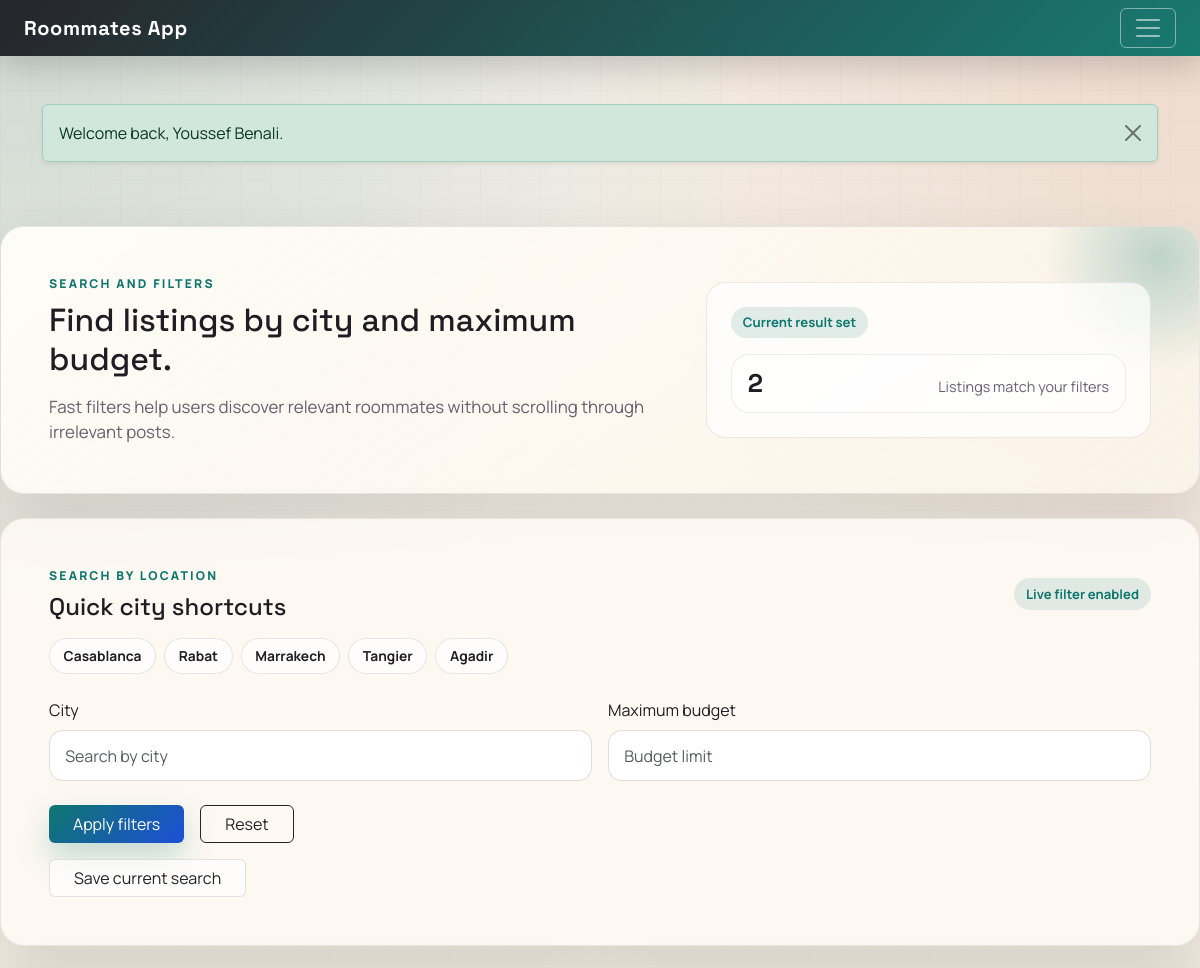
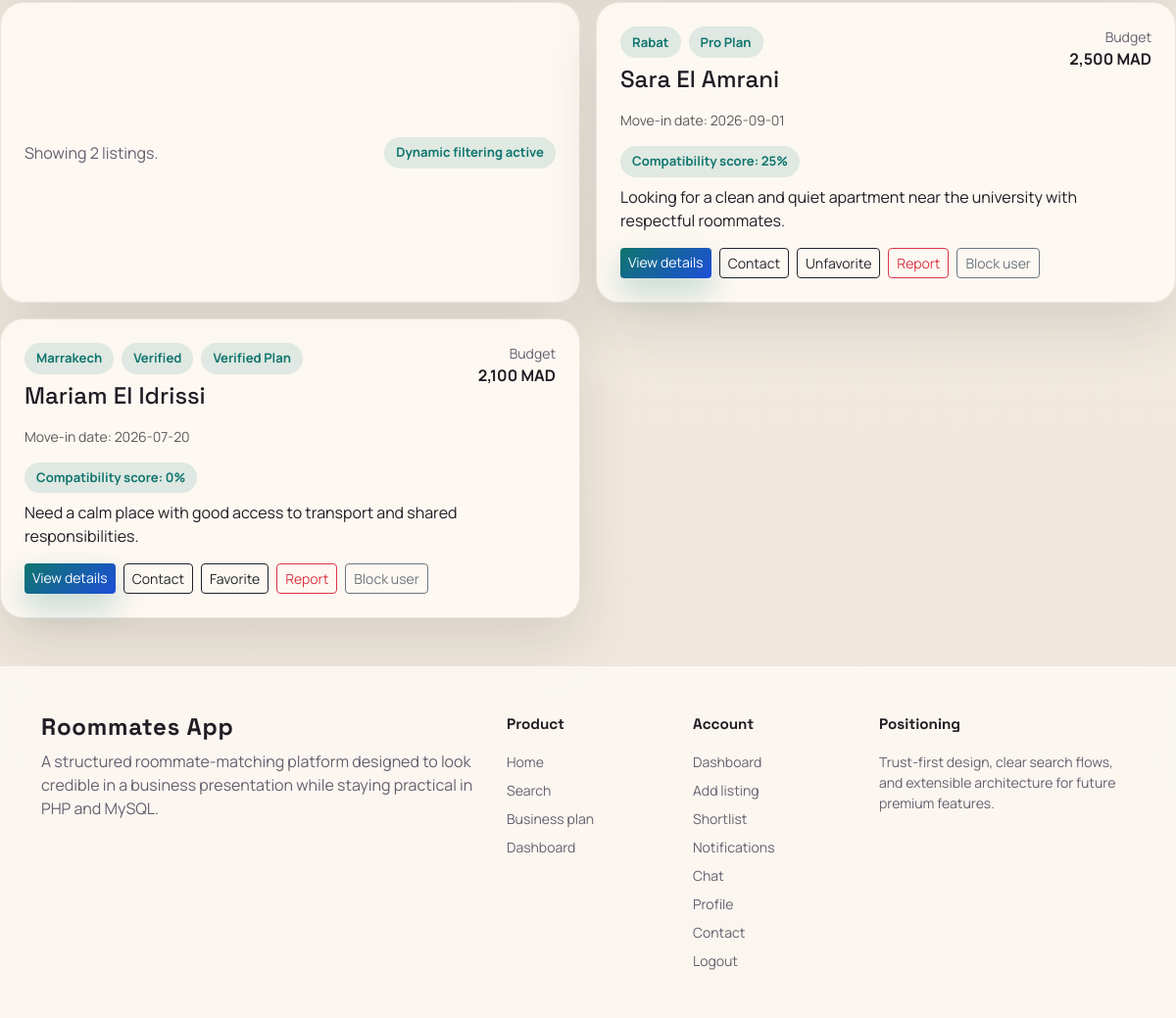
/search.php (signed in), run on the app's committed database (2 pictures, top to bottom).
### tables this page shows
CREATE TABLE IF NOT EXISTS listings (
    id INT AUTO_INCREMENT PRIMARY KEY,
    user_id INT NOT NULL,
    budget INT NOT NULL,
    move_in_date DATE NOT NULL,
    preferences TEXT NOT NULL,
    status ENUM('open', 'reserved', 'closed') NOT NULL DEFAULT 'open',
    expires_at DATETIME NULL,
    image_path VARCHAR(255) NULL,
    created_at TIMESTAMP DEFAULT CURRENT_TIMESTAMP,
    CONSTRAINT fk_listings_user FOREIGN KEY (user_id) REFERENCES users(id) ON DELETE CASCADE
);

CREATE TABLE IF NOT EXISTS users (
    id INT AUTO_INCREMENT PRIMARY KEY,
    name VARCHAR(100) NOT NULL,
    email VARCHAR(100) NOT NULL UNIQUE,
    password VARCHAR(255) NOT NULL,
    age INT NOT NULL,
    gender VARCHAR(20) NOT NULL,
    city VARCHAR(100) NOT NULL,
    plan_tier ENUM('free', 'pro', 'verified') NOT NULL DEFAULT 'free',
    verification_status ENUM('none', 'pending', 'verified', 'rejected') NOT NULL DEFAULT 'none',
    sleep_schedule ENUM('early', 'late', 'flexible') DEFAULT 'flexible',
    smoking_preference ENUM('no', 'yes', 'occasionally') DEFAULT 'no',
    pet_preference ENUM('no_pets', 'pets_ok', 'pet_owner') DEFAULT 'no_pets',
    study_habit ENUM('quiet', 'moderate', 'social') DEFAULT 'moderate',
    created_at TIMESTAMP DEFAULT CURRENT_TIMESTAMP
);

### php/functions.php (called while the page is built, shortened)
<?php
function e(string $value): string
{
    return htmlspecialchars($value, ENT_QUOTES, 'UTF-8');
}
function get_flashes(): array
{
    $flashes = $_SESSION['flashes'] ?? [];
    return is_array($flashes) ? $flashes : [];
}
function is_logged_in(): bool
{
    return isset($_SESSION['user']) && isset($_SESSION['user']['id']);
}
function current_user_id(): ?int
{
    return isset($_SESSION['user']['id']) ? (int)$_SESSION['user']['id'] : null;
}
function compatibility_score(array $viewerProfile, array $listingRow): int
{
    $checks = [
        ['sleep_schedule', 25],
        ['smoking_preference', 25],
        ['pet_preference', 25],
        ['study_habit', 25],
    ];
    $score = 0;
    foreach ($checks as [$field, $weight]) {
        if (!empty($viewerProfile[$field]) && !empty($listingRow[$field]) && (string)$viewerProfile[$field] === (string)$listingRow[$field]) {
            $score += (int)$weight;
        }
    }
    return $score;
}

### php/search_action.php (called while the page is built, shortened)
<?php
if (!function_exists('search_listings')) {
    function search_listings(PDO $pdo, string $city = '', string $budget = '', ?int $viewerId = null): array
    {
        $sql = 'SELECT l.id, l.user_id, l.budget, l.move_in_date, l.preferences, l.status, l.expires_at, l.image_path,
                       u.name, u.city, u.plan_tier, u.verification_status, u.sleep_schedule, u.smoking_preference, u.pet_preference, u.study_habit
                FROM listings l
                INNER JOIN users u ON l.user_id = u.id
                WHERE l.status = :status
                  AND (l.expires_at IS NULL OR l.expires_at > NOW())';
        $params = ['status' => 'open'];
        if ($viewerId !== null) {
            $sql .= ' AND l.user_id <> :viewer_id';
            $sql .= ' AND NOT EXISTS (
                SELECT 1 FROM blocked_users b
                WHERE (b.user_id = :viewer_blocker AND b.blocked_user_id = l.user_id)
                   OR (b.user_id = l.user_id AND b.blocked_user_id = :viewer_blocked)
            )';
            $params['viewer_id'] = $viewerId;
            $params['viewer_blocker'] = $viewerId;
            $params['viewer_blocked'] = $viewerId;
        }
        $sql .= ' ORDER BY l.created_at DESC';
        $stmt = $pdo->prepare($sql);
        $stmt->execute($params);
        return $stmt->fetchAll() ?: [];
    }
}

### search.php (the view, shortened to what this page needs)
<?php
require_once __DIR__ . '/php/functions.php';
require_once __DIR__ . '/php/search_action.php';
$city = trim((string)($_GET['city'] ?? ''));
$budget = trim((string)($_GET['budget'] ?? ''));
$viewerId = is_logged_in() ? (int)current_user_id() : null;
$listings = search_listings($pdo, $city, $budget, $viewerId);
$resultCount = count($listings);
$favoriteMap = [];
$viewerProfile = [];
if ($viewerId !== null) {
  $favoriteStmt = $pdo->prepare('SELECT listing_id FROM favorites WHERE user_id = ?');
  $favoriteStmt->execute([$viewerId]);
  foreach ($favoriteStmt->fetchAll() as $favRow) {
    $favoriteMap[(int)$favRow['listing_id']] = true;
  }
  $profileStmt = $pdo->prepare('SELECT sleep_schedule, smoking_preference, pet_preference, study_habit FROM users WHERE id = ? LIMIT 1');
  $profileStmt->execute([$viewerId]);
  $viewerProfile = $profileStmt->fetch() ?: [];
}
require_once __DIR__ . '/partials/header.php';
?>
<section class="hero-panel p-4 p-lg-5 mb-4">
  <div class="row g-4 align-items-center position-relative" style="z-index: 1;">
    <div class="col-lg-7">
      <div class="section-kicker mb-2">Search and filters</div>
      <h1 class="h2 mb-3">Find listings by city and maximum budget.</h1>
      <p class="lead-copy mb-0">Fast filters help users discover relevant roommates without scrolling through irrelevant posts.</p>
    </div>
    <div class="col-lg-5">
      <div class="card-soft p-4">
        <div class="badge-soft mb-3">Current result set</div>
        <div class="mini-metric">
          <span class="mini-metric-value"><?= $resultCount ?></span>
          <span class="mini-metric-label">Listings match your filters</span>
        </div>
      </div>
    </div>
  </div>
</section>
<section class="surface-card p-4 p-lg-5 mb-4">
  <div class="d-flex flex-wrap justify-content-between align-items-center gap-3 mb-3">
    <div>
      <div class="section-kicker mb-2">Search by location</div>
      <h2 class="h4 mb-0">Quick city shortcuts</h2>
    </div>
    <span class="badge-soft">Live filter enabled</span>
  </div>
  <div class="d-flex flex-wrap gap-2 mb-4">
    <a class="pill-chip pill-chip-link" href="search.php?city=Casablanca">Casablanca</a>
    <a class="pill-chip pill-chip-link" href="search.php?city=Rabat">Rabat</a>
    <a class="pill-chip pill-chip-link" href="search.php?city=Marrakech">Marrakech</a>
    <a class="pill-chip pill-chip-link" href="search.php?city=Tangier">Tangier</a>
    <a class="pill-chip pill-chip-link" href="search.php?city=Agadir">Agadir</a>
  </div>
  <form method="get" class="row g-3" data-live-filter>
    <div class="col-md-6">
      <label class="form-label" for="city">City</label>
      <input class="form-control" id="city" name="city" type="text" placeholder="Search by city" value="<?= e($city) ?>">
    </div>
    <div class="col-md-6">
      <label class="form-label" for="budget">Maximum budget</label>
      <input class="form-control" id="budget" name="budget" type="number" min="1" step="1" placeholder="Budget limit" value="<?= e($budget) ?>">
    </div>
    <div class="col-12 d-flex flex-wrap gap-3 pt-2">
      <button class="btn btn-accent px-4" type="submit">Apply filters</button>
      <a class="btn btn-outline-dark px-4" href="search.php">Reset</a>
    </div>
  </form>
  <?php if ($viewerId !== null): ?>
    <form method="post" action="php/save_search.php" class="mt-3">
      <button class="btn btn-ghost px-4" type="submit">Save current search</button>
    </form>
  <?php endif; ?>
</section>
<section class="search-grid">
  <?php if ($listings): ?>
    <div class="surface-card p-3 px-4 d-flex justify-content-between align-items-center flex-wrap gap-2" data-results-summary>
      <span class="copy-muted">Showing <?= $resultCount ?> listing<?= $resultCount === 1 ? '' : 's' ?>.</span>
      <span class="badge-soft">Dynamic filtering active</span>
    </div>
  <?php endif; ?>
  <?php foreach ($listings as $listing): ?>
    <article class="listing-card p-4" data-listing-card data-city="<?= e((string)$listing['city']) ?>" data-budget="<?= e((string)$listing['budget']) ?>">
      <div class="d-flex justify-content-between align-items-start gap-3 mb-3">
        <div>
          <div class="d-flex flex-wrap gap-2 mb-2">
            <span class="badge-soft"><?= e((string)$listing['city']) ?></span>
            <?php if ((string)$listing['verification_status'] === 'verified'): ?>
              <span class="badge-soft">Verified</span>
            <?php endif; ?>
            <span class="badge-soft text-capitalize"><?= e((string)$listing['plan_tier']) ?> plan</span>
          </div>
          <h2 class="h4 mb-0"><?= e((string)$listing['name']) ?></h2>
        </div>
        <div class="text-end">
          <div class="copy-muted small">Budget</div>
          <strong><?= number_format((int)$listing['budget']) ?> MAD</strong>
        </div>
      </div>
      <div class="small text-muted mb-3">Move-in date: <?= e((string)$listing['move_in_date']) ?></div>
      <?php if ($viewerId !== null && $viewerProfile): ?>
        <?php $score = compatibility_score($viewerProfile, $listing); ?>
        <div class="small mb-2"><span class="badge-soft">Compatibility score: <?= $score ?>%</span></div>
      <?php endif; ?>
      <p class="mb-3"><?= nl2br(e((string)$listing['preferences'])) ?></p>
      <div class="d-flex flex-wrap gap-2">
        <a class="btn btn-accent btn-sm" href="listing.php?id=<?= (int)$listing['id'] ?>">View details</a>
        <?php
          $chatTarget = 'chat.php?receiver_id=' . (int)$listing['user_id'];
          $contactHref = $viewerId !== null ? $chatTarget : ('login.php?return_to=' . urlencode($chatTarget));
        ?>
        <a class="btn btn-outline-dark btn-sm" href="<?= e($contactHref) ?>">Contact</a>
        <?php if ($viewerId !== null): ?>
          <form method="post" action="php/toggle_favorite.php" class="m-0">
            <button class="btn btn-outline-dark btn-sm" type="submit"><?= isset($favoriteMap[(int)$listing['id']]) ? 'Unfavorite' : 'Favorite' ?></button>
          </form>
          <form method="post" action="php/report_listing.php" class="m-0">
            <button class="btn btn-outline-danger btn-sm" type="submit">Report</button>
          </form>
          <form method="post" action="php/block_user.php" class="m-0">
            <button class="btn btn-outline-secondary btn-sm" type="submit">Block user</button>
          </form>
        <?php endif; ?>
      </div>
    </article>
  <?php endforeach; ?>
</section>
<?php require_once __DIR__ . '/partials/footer.php'; ?>

### partials/header.php (shortened to what this page needs)
<?php
require_once __DIR__ . '/../php/functions.php';
$flashes = get_flashes();
$cssVersion = @filemtime(__DIR__ . '/../assets/css/styles.css') ?: time();
?>
<!doctype html>
<html lang="en">
  <head>
    <link href="https://cdn.jsdelivr.net/npm/bootstrap@5.3.3/dist/css/bootstrap.min.css" rel="stylesheet" />
    <link href="assets/css/styles.css?v=<?= (int)$cssVersion ?>" rel="stylesheet" />
  </head>
  <body class="app-shell">
    <nav class="navbar navbar-expand-custom navbar-dark app-nav">
      <div class="container-fluid px-lg-4 px-3">
        <a class="navbar-brand brand-mark" href="index.php">Roommates App</a>
        <button class="navbar-toggler" type="button" data-bs-toggle="collapse" data-bs-target="#mainNav" aria-controls="mainNav" aria-expanded="false" aria-label="Toggle navigation">
          <span class="navbar-toggler-icon"></span>
        </button>
      </div>
    </nav>
    <main class="py-lg-5 container py-4">
      <?php foreach ($flashes as $flash): ?>
      <div class="alert alert-<?= e($flash['type']) ?> alert-dismissible fade show shadow-sm" role="alert">
        <?= e($flash['message']) ?>
        <button type="button" class="btn-close" data-bs-dismiss="alert" aria-label="Close"></button>
      </div>
      <?php endforeach; ?>
    </main>
  </body>
</html>

### partials/footer.php (shortened to what this page needs)
<footer class="app-footer mt-5 py-5">
  <div class="container">
    <div class="row g-4 align-items-start">
      <div class="col-lg-5">
        <div class="brand-mark h4 mb-2">Roommates App</div>
        <p class="copy-muted mb-0">A structured roommate-matching platform designed to look credible in a business presentation while staying practical in PHP and MySQL.</p>
      </div>
      <div class="col-md-3 col-lg-2">
        <div class="footer-title mb-3">Product</div>
        <div class="d-grid gap-2 small">
          <a href="index.php">Home</a>
          <a href="search.php">Search</a>
          <a href="business_plan.php">Business plan</a>
          <a href="dashboard.php">Dashboard</a>
        </div>
      </div>
      <div class="col-md-3 col-lg-2">
        <div class="footer-title mb-3">Account</div>
        <div class="d-grid gap-2 small">
          <?php if (is_logged_in()): ?>
            <a href="dashboard.php">Dashboard</a>
            <a href="add_listing.php">Add listing</a>
            <a href="shortlist.php">Shortlist</a>
            <a href="notifications.php">Notifications</a>
            <a href="chat.php">Chat</a>
            <a href="profile.php">Profile</a>
            <a href="contact.php">Contact</a>
            <form method="post" action="php/logout.php" class="m-0">
              <button type="submit" class="footer-link-button">Logout</button>
            </form>
          <?php else: ?>
            <a href="register.php">Register</a>
            <a href="login.php">Login</a>
            <a href="search.php">Browse listings</a>
          <?php endif; ?>
        </div>
      </div>
      <div class="col-lg-3">
        <div class="footer-title mb-3">Positioning</div>
        <p class="copy-muted small mb-0">Trust-first design, clear search flows, and extensible architecture for future premium features.</p>
      </div>
    </div>
  </div>
</footer>
</body>
</html>

### data on the page
listings: user.city "Rabat", user.plan_tier "Pro", user.name "Sara El Amrani", budget "2,500", move_in_date "2026-09-01", score "25", preferences "Looking for a clean and quiet apartment near the university with respectful roommates.", shows "Unfavorite"
listings: user.city "Marrakech", shows "Verified", user.plan_tier "Verified", user.name "Mariam El Idrissi", budget "2,100", move_in_date "2026-07-20", score "0", preferences "Need a calm place with good access to transport and shared responsibilities.", shows "Favorite"

### other printed values
$flash['message'] "Welcome back, Youssef Benali."
$resultCount "2"
